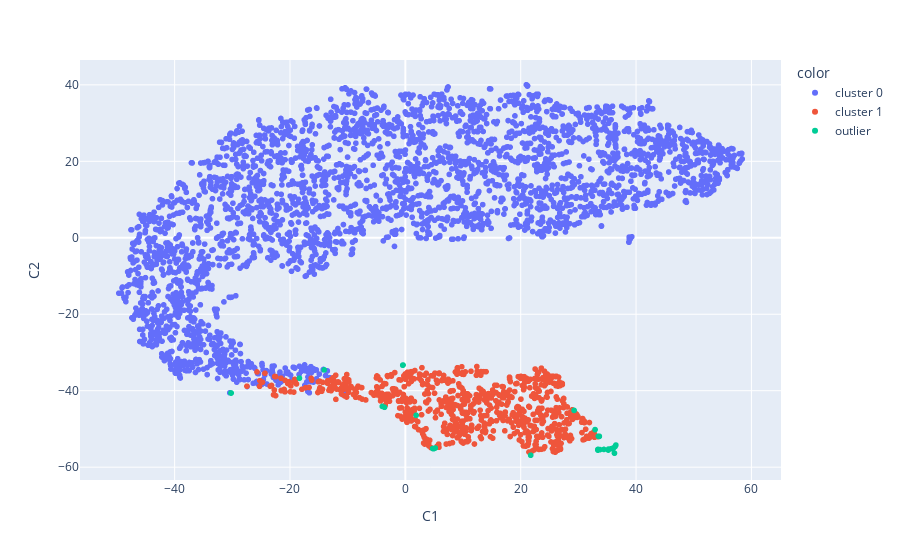

The notebook cell this image was saved under:
### Code cell
tsne_data = ts.get_data()
px.scatter(data_frame=  tsne_data, x = 'C1', y = 'C2' , color= labels)

### Figure 1 — Plotly figure (JSON) as saved in the notebook; plotly's stock layout.template omitted (floating-point values rounded to 4 significant figures; data arrays with more than 128 entries replaced by an {"elided": "..."} marker saying what was removed)
{"data": [{"hovertemplate": "color=cluster 0<br>C1=%{x}<br>C2=%{y}<extra></extra>", "legendgroup": "cluster 0", "marker": {"color": "#636efa", "symbol": "circle"}, "mode": "markers", "name": "cluster 0", "showlegend": true, "type": "scattergl", "x": {"elided": "3200 float values"}, "xaxis": "x", "y": {"elided": "3200 float values"}, "yaxis": "y"}, {"hovertemplate": "color=cluster 1<br>C1=%{x}<br>C2=%{y}<extra></extra>", "legendgroup": "cluster 1", "marker": {"color": "#EF553B", "symbol": "circle"}, "mode": "markers", "name": "cluster 1", "showlegend": true, "type": "scattergl", "x": {"elided": "754 float values"}, "xaxis": "x", "y": {"elided": "754 float values"}, "yaxis": "y"}, {"hovertemplate": "color=outlier<br>C1=%{x}<br>C2=%{y}<extra></extra>", "legendgroup": "outlier", "marker": {"color": "#00cc96", "symbol": "circle"}, "mode": "markers", "name": "outlier", "showlegend": true, "type": "scattergl", "x": [-30.2, -30.23, -18.36, 29.25, -14.06, -0.4555, -0.4007, -3.992, -3.608, 1.87, 36.26, 35.19, 32.89, 5.182, 4.946, 4.734, 21.73, 33.38, 33.37, 33.37, 33.46, 33.74, 34.43, 35.22, 35.63, 35.9, 36.13, 36.37, 36.5, 33.46, 33.64, 33.6], "xaxis": "x", "y": [-40.6, -40.6, -36.71, -45.15, -34.56, -33.33, -33.28, -44.1, -44.33, -46.42, -56.34, -55.52, -50.17, -54.98, -55.14, -55.11, -56.88, -55.55, -55.41, -55.37, -55.38, -55.4, -55.36, -55.27, -55.2, -55.1, -54.93, -54.58, -54.22, -51.89, -51.93, -51.96], "yaxis": "y"}], "layout": {"legend": {"title": {"text": "color"}, "tracegroupgap": 0}, "margin": {"t": 60}, "xaxis": {"anchor": "y", "domain": [0, 1], "title": {"text": "C1"}}, "yaxis": {"anchor": "x", "domain": [0, 1], "title": {"text": "C2"}}}}
